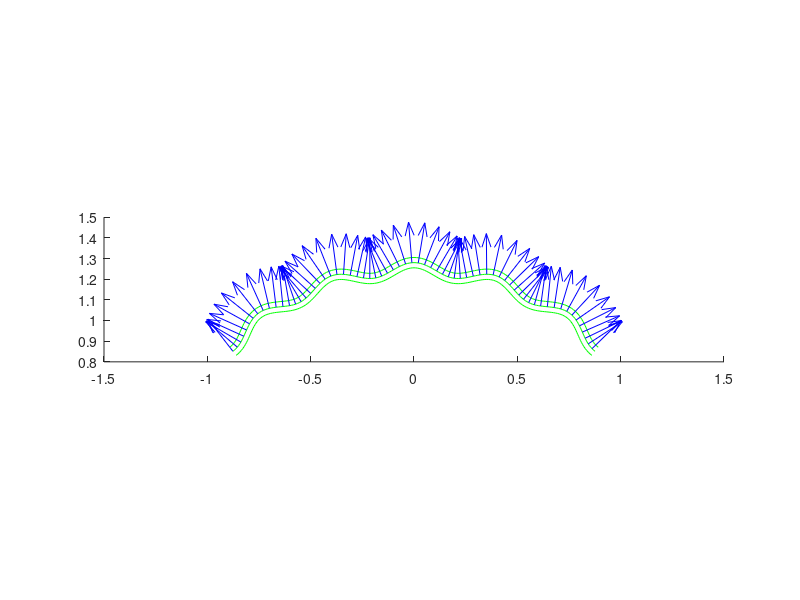

Write MATLAB code to recreate this figure.
clear;
clc;
g_a = 0.03;
g_f = 20;
K=0.8;
L = 2;
h=0.05;

num_points = 200;

R = 1/K;
delta = L/num_points;
a1 = 0:delta:L;

a2 = [-h/2, 0, h/2];

ar = pi/2+(L-2*a1)/(2*R);

r(1,:)=(R + g_a.*cos(g_f.*ar)).*cos(ar);
r(2,:)=(R + g_a.*cos(g_f.*ar)).*sin(ar);

a=g_a*g_f*K.*sin(g_f.*ar);
b=(1+g_a*K.*cos(g_f.*ar));

n(1,:)=-a.*sin(ar)+b.*cos(ar);
n(2,:)=a.*cos(ar)+b.*sin(ar);

length_n=sqrt(a.*a+b.*b); 

n=n./length_n;

l = sqrt(n(1,:).*n(1,:)+n(2,:).*n(2,:));

figure;
hold on;  
for i=1:length(a2)
  R=r+a2(i)*n;
  plot(R(1,:),R(2,:), 'g');
end

alpha2 = a2(2);

x=r(1,:)+alpha2*n(1,:);
y=r(2,:)+alpha2*n(2,:);

l2 = a.*a+b.*b;
dl = sqrt(l2.*l2.*l2);
%
%dn(1,:)=l2.*(2*g_a*g_f*K*K.*sin(g_f*ar).*cos(ar)+(g_a*K*K*(1+g_f*g_f).*cos(g_f*ar)+K).*sin(ar));
dn(2,:)=l2.*(2*g_a*g_f*K*K.*sin(g_f*ar).*sin(ar)-(g_a*K*K*(1+g_f*g_f).*cos(g_f*ar)+K).*cos(ar));
%dn(1,:)=dn(1,:)-(1+g_a*(1-g_f*g_f)*K.*cos(g_f*ar)).*(g_a*g_f*K*K.*sin(g_f*ar)).*((1+g_a*K.*cos(g_f.*ar)).*cos(ar)-g_a*g_f*K*sin(g_f.*ar).*sin(ar));
dn(2,:)=dn(2,:)-(1+g_a*(1-g_f*g_f)*K.*cos(g_f*ar)).*(g_a*g_f*K*K.*sin(g_f*ar)).*((1+g_a*K.*cos(g_f.*ar)).*sin(ar)+g_a*g_f*K*sin(g_f.*ar).*cos(ar));


dn(1,:)=g_a*g_f*K*K.*sin(g_f*ar).*cos(ar).*(1+2*g_f*g_f*g_a*g_a*K*K+(2+g_f*g_f)*g_a*K.*cos(g_f*ar)+g_a*g_a*K*K.*cos(g_f*ar).*cos(g_f*ar).*(1-g_f*g_f));
dn(1,:)=dn(1,:)+sin(ar).*(K+g_a*K*K.*cos(g_f*ar).*(3+g_f*g_f+2*g_f*g_f*g_f*g_f*g_a*g_a*K*K)+g_a*g_a*K*K*K.*cos(g_f*ar).*cos(g_f*ar)*(3+2*g_f*g_f)+g_a*g_a*g_a*K*K*K*K.*cos(g_f*ar).*cos(g_f*ar).*cos(g_f*ar)*(1+g_f*g_f-2*g_f*g_f*g_f*g_f));

%dn(2,:)=g_a*g_f*K*K.*sin(g_f*ar).*cos(ar).*(1+2*g_f*g_f*g_a*g_a*K*K+(2+g_f*g_f)*g_a*K.*cos(g_f*ar)+g_a*g_a*K*K.*cos(g_f*ar).*cos(g_f*ar).*(1-g_f*g_f));
%dn(2,:)=dn(1,:)-sin(ar).*(K+g_a*K*K.*cos(g_f*ar).*(3+g_f*g_f+2*g_f*g_f*g_f*g_f*g_a*g_a*K*K)+g_a*g_a*K*K*K.*cos(g_f*ar).*cos(g_f*ar)*(3+2*g_f*g_f)+g_a*g_a*g_a*K*K*K*K.*cos(g_f*ar).*cos(g_f*ar).*cos(g_f*ar)*(1+g_f*g_f-2*g_f*g_f*g_f*g_f));


dn=dn./dl;

dr(1,:)=a.*cos(ar)+b.*sin(ar);
dr(2,:)=a.*sin(ar)-b.*cos(ar);

R1=dr+alpha2*dn;
R2=n;

ip=3;

%quiver (x(1:ip:end),y(1:ip:end), v(1, 1:ip:end), v(2, 1:ip:end), 'k')

%quiver (x(1:ip:end),y(1:ip:end), dr(1, 1:ip:end), dr(2, 1:ip:end), 'm')
%quiver (x(1:ip:end),y(1:ip:end), dn(1, 1:ip:end), dn(2, 1:ip:end), 'c')

%R1'*R2

l = R1(1,:).*R2(1,:)+R1(2,:).*R2(2,:);

%quiver (x(1:ip:end),y(1:ip:end), R1(1, 1:ip:end), R1(2, 1:ip:end), 'r')
quiver (x(1:ip:end),y(1:ip:end), R2(1, 1:ip:end), R2(2, 1:ip:end), 'b')

daspect([1 1 1])
